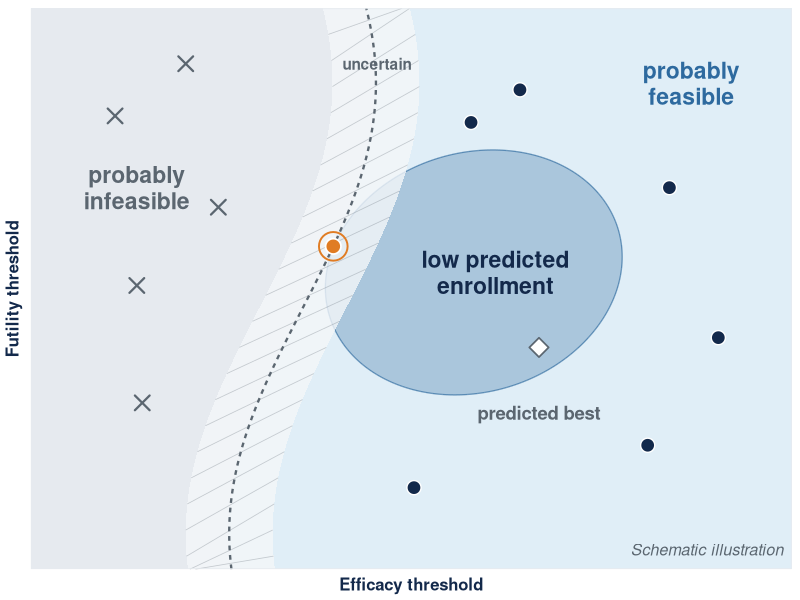

Generate this figure with R:
# make_fig_acquisition.R
# "Where should the next expensive simulation be spent?" -- acquisition-function
# intuition for the compmed BATON deck.
#
# SCHEMATIC ILLUSTRATION. Nothing here is simulation output. The feasibility
# boundary, the uncertainty band, the low-enrollment sub-region and every
# plotted evaluation are hand-drawn constructs whose only job is to teach the
# idea that a constrained-BO acquisition rule does NOT sample at the predicted
# best design. It samples where an expensive evaluation is most informative
# about improving the FEASIBLE optimum: on the uncertain edge of the feasible
# set, next to the region that looks cheapest.
#
# Visual grammar is shared with make_fig_search_intuition.R so the three
# design-space panels read as one system: same axis labels ("Efficacy
# threshold" / "Futility threshold"), blank axis text, bold navy axis titles,
# theme_minimal base, no legends, on-figure annotation only.
# Brand palette ONLY: navy #13294B, carolina #4B9CD3, carolina-deep #2E6A9F,
# graphite #5B6670, fog #F4F6F8, mist #E6EAEF, accent orange #E07C24.

library(ggplot2)

navy     <- "#13294B"
carolina <- "#4B9CD3"
cdeep    <- "#2E6A9F"
graphite <- "#5B6670"
fog      <- "#F4F6F8"
mist     <- "#E6EAEF"
accent   <- "#E07C24"

xlim <- c(0, 14)
ylim <- c(0, 8.6)

# ---- feasibility boundary: gently wavy, near-vertical curve -----------------
# infeasible to the LEFT of xb(y), feasible to the RIGHT.
xb <- function(y) 5.0 + 1.35 * sin((y - 4) / 2.2)

yy <- seq(ylim[1], ylim[2], length.out = 400)
bx <- xb(yy)
band <- 0.80  # half-width of the "uncertain" ribbon

bound_df <- data.frame(x = bx, y = yy)

infeasible_poly <- data.frame(
  x = c(bx, xlim[1], xlim[1]),
  y = c(yy, ylim[2], ylim[1])
)
feasible_poly <- data.frame(
  x = c(bx, xlim[2], xlim[2]),
  y = c(yy, ylim[2], ylim[1])
)

band_df <- data.frame(y = yy, xmin = bx - band, xmax = bx + band)

# ---- low predicted enrollment sub-region (inside the feasible set) ----------
th <- seq(0, 2 * pi, length.out = 240)
ell <- function(cx, cy, a, b, rot = 0) {
  x0 <- a * cos(th); y0 <- b * sin(th)
  data.frame(x = cx + x0 * cos(rot) - y0 * sin(rot),
             y = cy + x0 * sin(rot) + y0 * cos(rot))
}
low_en <- ell(8.15, 4.55, 2.75, 1.85, rot = 0.16)

# ---- hatching for the uncertainty ribbon ------------------------------------
# short diagonals stepped along y, each spanning the local ribbon width
ht <- seq(ylim[1] - 1.0, ylim[2] + 0.2, by = 0.40)
hatch <- data.frame(
  y    = ht,
  yend = ht + 0.80,
  x    = xb(ht) - band,
  xend = xb(ht + 0.80) + band
)
hatch <- hatch[hatch$yend > ylim[1] & hatch$y < ylim[2], ]
hatch$y    <- pmax(hatch$y, ylim[1])
hatch$yend <- pmin(hatch$yend, ylim[2])

# ---- evaluated points -------------------------------------------------------
past_infeasible <- data.frame(
  x = c(1.55, 2.85, 3.45, 1.95, 2.05),
  y = c(6.95, 7.75, 5.55, 4.35, 2.55)
)
past_feasible <- data.frame(
  x = c(7.05, 9.00, 11.75, 11.35, 12.65, 8.10),
  y = c(1.25, 7.35,  5.85,  1.90,  3.55, 6.85)
)
next_pt  <- data.frame(x = xb(4.95), y = 4.95)
# the model's predicted best design: deep inside the cheap region, far from the
# boundary, and therefore NOT where the next evaluation buys the most.
pred_best <- data.frame(x = 9.35, y = 3.40)



# ---- panel ------------------------------------------------------------------
p <- ggplot() +
  # regions
  geom_polygon(data = infeasible_poly, aes(x, y), fill = mist, colour = NA) +
  geom_polygon(data = feasible_poly, aes(x, y), fill = carolina,
               alpha = 0.17, colour = NA) +
  geom_polygon(data = low_en, aes(x, y), fill = cdeep, alpha = 0.30, colour = NA) +
  geom_path(data = low_en, aes(x, y), colour = cdeep, linewidth = 0.45, alpha = 0.65) +
  # uncertainty ribbon over the boundary
  geom_ribbon(data = band_df, aes(y = y, xmin = xmin, xmax = xmax),
              fill = fog, alpha = 0.80) +
  geom_segment(data = hatch, aes(x = x, xend = xend, y = y, yend = yend),
               colour = graphite, linewidth = 0.28, alpha = 0.30) +
  geom_path(data = bound_df, aes(x, y), colour = graphite,
            linewidth = 0.8, linetype = "22") +
  # evaluated points
  geom_point(data = past_infeasible, aes(x, y), shape = 4,
             colour = graphite, size = 4.2, stroke = 1.15) +
  geom_point(data = past_feasible, aes(x, y), shape = 21, fill = navy,
             colour = "white", size = 4.3, stroke = 0.7) +
  # the model's predicted best (deliberately subdued: we do NOT sample here)
  geom_point(data = pred_best, aes(x, y), shape = 23, fill = "white",
             colour = graphite, size = 4.6, stroke = 0.9) +
  geom_text(data = pred_best, aes(x, y - 1.00, label = "predicted best"),
            colour = graphite, size = 4.7, fontface = "bold") +
  # next candidate
  geom_point(data = next_pt, aes(x, y), shape = 21, fill = NA,
             colour = accent, size = 9.0, stroke = 1.0) +
  geom_point(data = next_pt, aes(x, y), shape = 21, fill = accent,
             colour = "white", size = 4.6, stroke = 0.9) +
  # region labels
  annotate("text", x = 1.95, y = 5.85, label = "probably\ninfeasible",
           colour = graphite, size = 5.8, fontface = "bold", lineheight = 0.95) +
  annotate("text", x = 12.15, y = 7.45, label = "probably\nfeasible",
           colour = cdeep, size = 5.8, fontface = "bold", lineheight = 0.95) +
  annotate("text", x = 8.55, y = 4.55, label = "low predicted\nenrollment",
           colour = navy, size = 5.8, fontface = "bold", lineheight = 0.95) +
  annotate("text", x = 6.37, y = 7.75, label = "uncertain",
           colour = graphite, size = 3.9, fontface = "bold") +
  # caption tag
  annotate("text", x = 13.85, y = 0.30, label = "Schematic illustration",
           colour = graphite, size = 4.1, fontface = "italic", hjust = 1) +
  scale_x_continuous(limits = xlim, expand = c(0, 0)) +
  scale_y_continuous(limits = ylim, expand = c(0, 0)) +
  labs(x = "Efficacy threshold", y = "Futility threshold") +
  theme_minimal(base_size = 12) +
  theme(
    axis.title  = element_text(size = 12, face = "bold", colour = navy),
    axis.text   = element_blank(),
    panel.grid  = element_blank(),
    panel.border = element_rect(colour = mist, fill = NA, linewidth = 0.6),
    legend.position = "none",
    plot.margin = margin(6, 6, 4, 4)
  )

if (!dir.exists("images")) dir.create("images", showWarnings = FALSE)
ggsave("images/fig_acquisition_regions.png", p,
       width = 8.6, height = 4.7, dpi = 300, bg = "white")
cat("written: images/fig_acquisition_regions.png\n")
